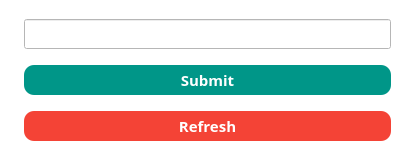
<?xml version="1.0" encoding="UTF-8"?>
<ui version="4.0">
 <class>Form</class>
 <widget class="QWidget" name="Form">
  <property name="geometry">
   <rect>
    <x>0</x>
    <y>0</y>
    <width>400</width>
    <height>160</height>
   </rect>
  </property>
  <property name="windowTitle">
   <string>Captcha</string>
  </property>
  <property name="styleSheet">
   <string notr="true">background-color: rgb(255, 255, 255);</string>
  </property>
  <layout class="QGridLayout" name="gridLayout">
   <property name="leftMargin">
    <number>0</number>
   </property>
   <property name="topMargin">
    <number>0</number>
   </property>
   <property name="rightMargin">
    <number>0</number>
   </property>
   <property name="bottomMargin">
    <number>0</number>
   </property>
   <item row="0" column="0">
    <widget class="QLabel" name="captchaview">
     <property name="font">
      <font>
       <family>Open Sans</family>
       <pointsize>11</pointsize>
      </font>
     </property>
     <property name="text">
      <string/>
     </property>
    </widget>
   </item>
   <item row="0" column="1">
    <widget class="QWidget" name="widget" native="true">
     <layout class="QVBoxLayout" name="verticalLayout">
      <item>
       <widget class="QLineEdit" name="captchainput">
        <property name="minimumSize">
         <size>
          <width>0</width>
          <height>30</height>
         </size>
        </property>
        <property name="font">
         <font>
          <family>Open Sans</family>
          <pointsize>11</pointsize>
          <weight>50</weight>
          <bold>false</bold>
         </font>
        </property>
       </widget>
      </item>
      <item>
       <widget class="QPushButton" name="submit">
        <property name="minimumSize">
         <size>
          <width>0</width>
          <height>30</height>
         </size>
        </property>
        <property name="font">
         <font>
          <family>Open Sans</family>
          <pointsize>11</pointsize>
          <weight>75</weight>
          <bold>true</bold>
          <stylestrategy>PreferAntialias</stylestrategy>
         </font>
        </property>
        <property name="styleSheet">
         <string notr="true">background-color: rgb(0,150,136);
color: rgb(255, 255, 255);
border-radius:10</string>
        </property>
        <property name="text">
         <string>Submit</string>
        </property>
       </widget>
      </item>
      <item>
       <widget class="QPushButton" name="refresh">
        <property name="minimumSize">
         <size>
          <width>0</width>
          <height>30</height>
         </size>
        </property>
        <property name="font">
         <font>
          <family>Open Sans</family>
          <pointsize>11</pointsize>
          <weight>75</weight>
          <bold>true</bold>
          <stylestrategy>PreferAntialias</stylestrategy>
         </font>
        </property>
        <property name="styleSheet">
         <string notr="true">background-color: rgb(244,67,54);
color: rgb(255, 255, 255);
border-radius:10
</string>
        </property>
        <property name="text">
         <string>Refresh</string>
        </property>
       </widget>
      </item>
     </layout>
    </widget>
   </item>
  </layout>
 </widget>
 <resources/>
 <connections/>
</ui>
